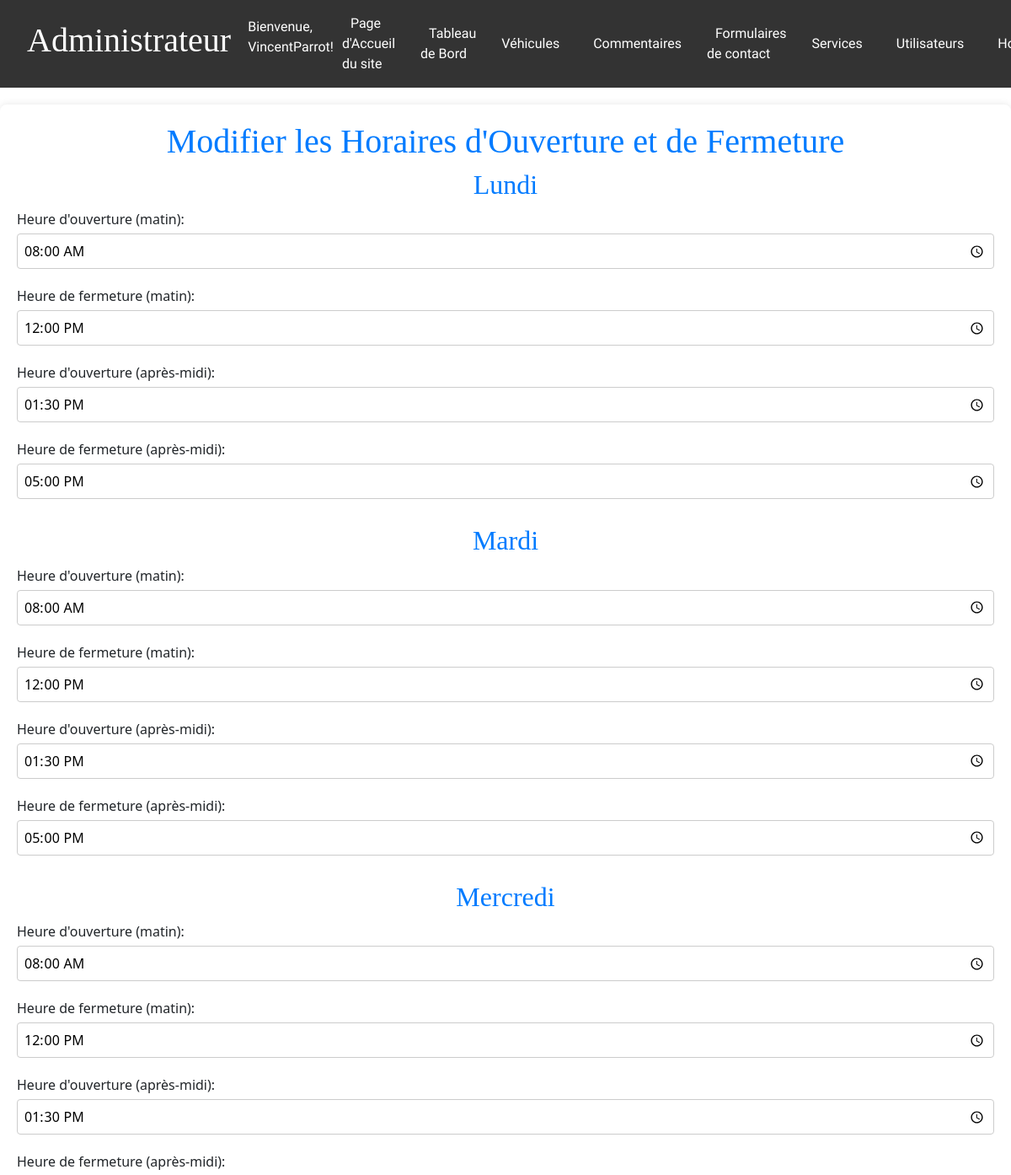
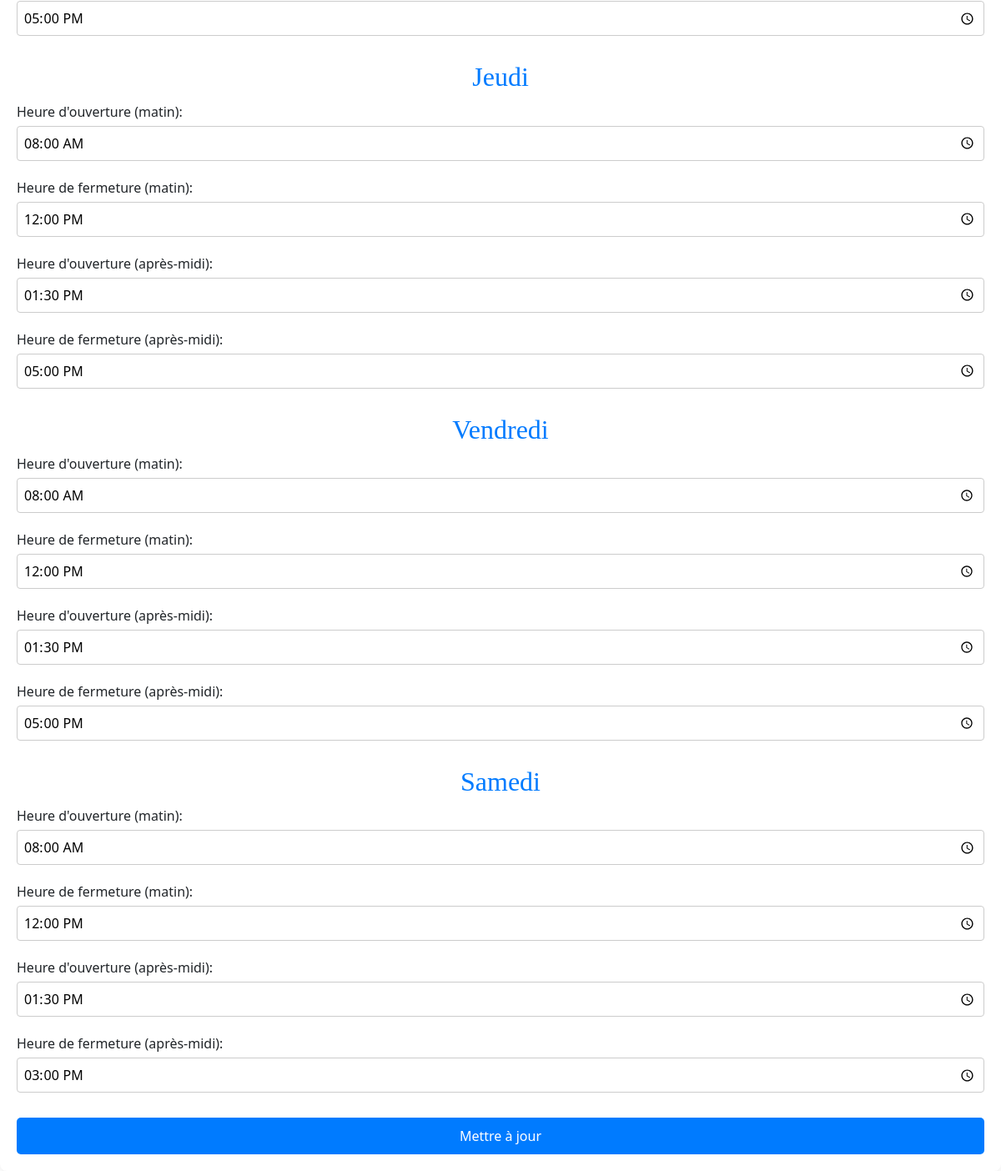
/admin/manage_hours.php (signed in), run on the app's committed database (2 pictures, top to bottom).
### tables this page shows
CREATE TABLE IF NOT EXISTS `schedules` (
  `id` int(11) NOT NULL AUTO_INCREMENT,
  `day` varchar(50) NOT NULL,
  `morning_opening_hour` time DEFAULT NULL,
  `morning_closing_hour` time DEFAULT NULL,
  `afternoon_opening_hour` time DEFAULT NULL,
  `afternoon_closing_hour` time DEFAULT NULL,
  `created_at` timestamp NULL DEFAULT current_timestamp(),
  PRIMARY KEY (`id`)
);

### admin/manage_hours.php (the view, shortened to what this page needs)
<?php
require_once '../includes/db.php';
$schedule_data = [];
try {
    $query = "SELECT * FROM schedules ORDER BY id";
    $stmt = $conn->prepare($query);
    $stmt->execute();
    while ($row = $stmt->fetch(PDO::FETCH_ASSOC)) {
        $schedule_data[$row['day']] = [
            'morning_opening_hour' => $row['morning_opening_hour'],
            'morning_closing_hour' => $row['morning_closing_hour'],
            'afternoon_opening_hour' => $row['afternoon_opening_hour'],
            'afternoon_closing_hour' => $row['afternoon_closing_hour']
        ];
    }
} catch (PDOException $e) {
    $error_message = "Erreur lors de la récupération des horaires : " . $e->getMessage();
}
require_once '../includes/admin_header.php';
?>
<!DOCTYPE html>
<html lang="fr">
<head>
    <link rel="stylesheet" href="../css/global.css">
    <link rel="stylesheet" href="../css/admin.css">
    <link href="https://stackpath.bootstrapcdn.com/bootstrap/5.2.3/css/bootstrap.min.css" rel="stylesheet">
</head>
<body>
    <main>
        <section class="admin-hours-management">
            <h1>Modifier les Horaires d'Ouverture et de Fermeture</h1>
            <form action="update_hours.php" method="post">
                <?php foreach ($schedule_data as $day => $times): ?>
                    <div class="day-schedule">
                        <h2><?php echo htmlspecialchars(ucfirst($day)); ?></h2>
                        <label for="<?php echo $day; ?>_morning_opening_hour">Heure d'ouverture (matin):</label>
                        <input type="time" name="<?php echo $day; ?>_morning_opening_hour" id="<?php echo $day; ?>_morning_opening_hour" value="<?php echo htmlspecialchars($times['morning_opening_hour']); ?>">
                        <label for="<?php echo $day; ?>_morning_closing_hour">Heure de fermeture (matin):</label>
                        <input type="time" name="<?php echo $day; ?>_morning_closing_hour" id="<?php echo $day; ?>_morning_closing_hour" value="<?php echo htmlspecialchars($times['morning_closing_hour']); ?>">
                        <label for="<?php echo $day; ?>_afternoon_opening_hour">Heure d'ouverture (après-midi):</label>
                        <input type="time" name="<?php echo $day; ?>_afternoon_opening_hour" id="<?php echo $day; ?>_afternoon_opening_hour" value="<?php echo htmlspecialchars($times['afternoon_opening_hour']); ?>">
                        <label for="<?php echo $day; ?>_afternoon_closing_hour">Heure de fermeture (après-midi):</label>
                        <input type="time" name="<?php echo $day; ?>_afternoon_closing_hour" id="<?php echo $day; ?>_afternoon_closing_hour" value="<?php echo htmlspecialchars($times['afternoon_closing_hour']); ?>">
                    </div>
                <?php endforeach; ?>
                <button type="submit" class="btn btn-primary">Mettre à jour</button>
            </form>
        </section>
    </main>
</body>
</html>

### css/global.css (style rules this page uses)
body, html { margin: 0; padding: 0; font-family: 'Fira Sans', sans-serif; overflow-x: hidden; overflow-y: auto; }
h1, h2, h3, h4, h5, h6 { font-family: 'Playfair Display', serif; font-weight: 700; }

### css/admin.css (style rules this page uses)
.admin-cars-management h1, h2 { color: #007bff; text-align: center; margin-bottom: 1rem; }
.admin-hours-management { background: #fff; padding: 20px; border-radius: 8px; box-shadow: 0 0 10px rgba(0,0,0,0.1); margin-top: 20px; }
.admin-hours-management h1, .admin-hours-management h2 { color: #007bff; text-align: center; }
.admin-hours-management .day-schedule { margin-bottom: 20px; }
.admin-hours-management label { display: block; margin: 10px 0 5px; }
.admin-hours-management input[type="time"] { width: 100%; padding: 8px; margin-bottom: 10px; border: 1px solid #ccc; border-radius: 4px; }
.admin-hours-management button { background-color: #007bff; color: white; padding: 10px 15px; border: none; border-radius: 5px; cursor: pointer; display: block; width: 100%; }

### data on the page
schedules: day "Samedi", morning_opening_hour "08:00:00", morning_closing_hour "12:00:00", afternoon_opening_hour "13:30:00", afternoon_closing_hour "15:00:00"

### other printed values
$pageTitle "Administrateur"
$username "VincentParrot"
$day "Lundi"
$day "Mardi"
$day "Mercredi"
$day "Jeudi"
$day "Vendredi"
